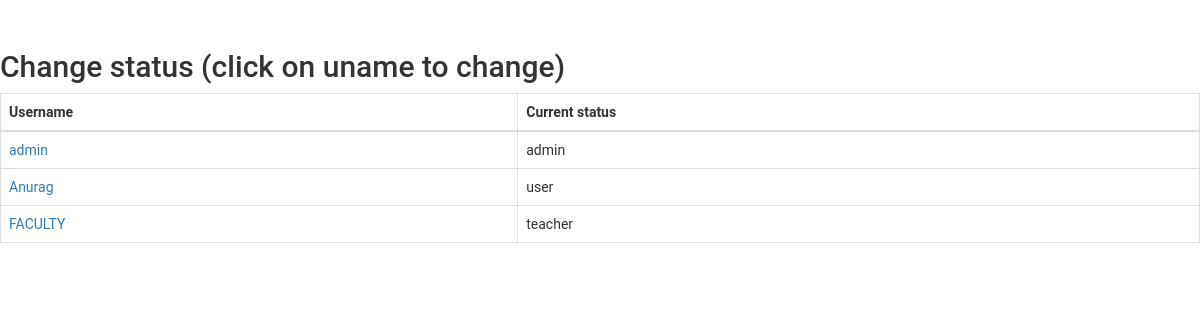
Screenshot of /view/changestatus.php (signed in) with the database file from the repository.
### tables this page shows
CREATE TABLE `users` (
  `id` int(11) NOT NULL,
  `username` varchar(50) NOT NULL,
  `password` varchar(255) NOT NULL,
  `created_at` datetime DEFAULT current_timestamp(),
  `userstatus` varchar(8) NOT NULL DEFAULT 'user'
);

### view/changestatus.php (the view, shortened to what this page needs)
<!DOCTYPE html>
<html lang="en">
<head>
  <link rel="stylesheet" href="https://maxcdn.bootstrapcdn.com/bootstrap/3.4.0/css/bootstrap.min.css">
  <link rel="stylesheet" href="style.css">
</head>
<body>
<h2>Change status (click on uname to change)</h2>
<div class="bs-docs-example">
    <div id="myTabContent" class="tab-content">
        <div class="tab-pane fade in active" id="cse">
            <table class="table table-bordered">
                <thead>
                    <tr>
                        <th>Username</th>
                        <th>Current status</th>
                    </tr>
                </thead>
                <tbody>
                <?php
$conn = mysqli_connect("localhost", "root", "", "testsite");
$sql = "SELECT username, userstatus FROM users";
$result = $conn->query($sql);
if ($result->num_rows > 0) {
while($row = mysqli_fetch_array($result)) {
        echo "<tr>";
        echo "<td>" . '<a href="../model/change.php?user='.$row['username'].'">'.$row['username'].'</a>' . "</td>";
        echo "<td>" . $row['userstatus'] . "</td>";
        echo "<tr>";
    }
echo "</table>";
} else { echo "0 results"; }
?>
        </div>
        </body>
        </html>

### view/style.css (style rules this page uses)
body { background-color: #FFFFFE; background-image: linear-gradient(62deg, #FFFFFF0%, #FFFFFF 100%); height: 100%; margin-top: 50px; background-repeat: no-repeat; background-attachment: fixed; font-family: 'Roboto', sans-serif; }
html { height: 100%; }

### rows the page displays
users: username "admin", userstatus "admin"
users: username "Anurag", userstatus "user"
users: username "FACULTY", userstatus "teacher"
